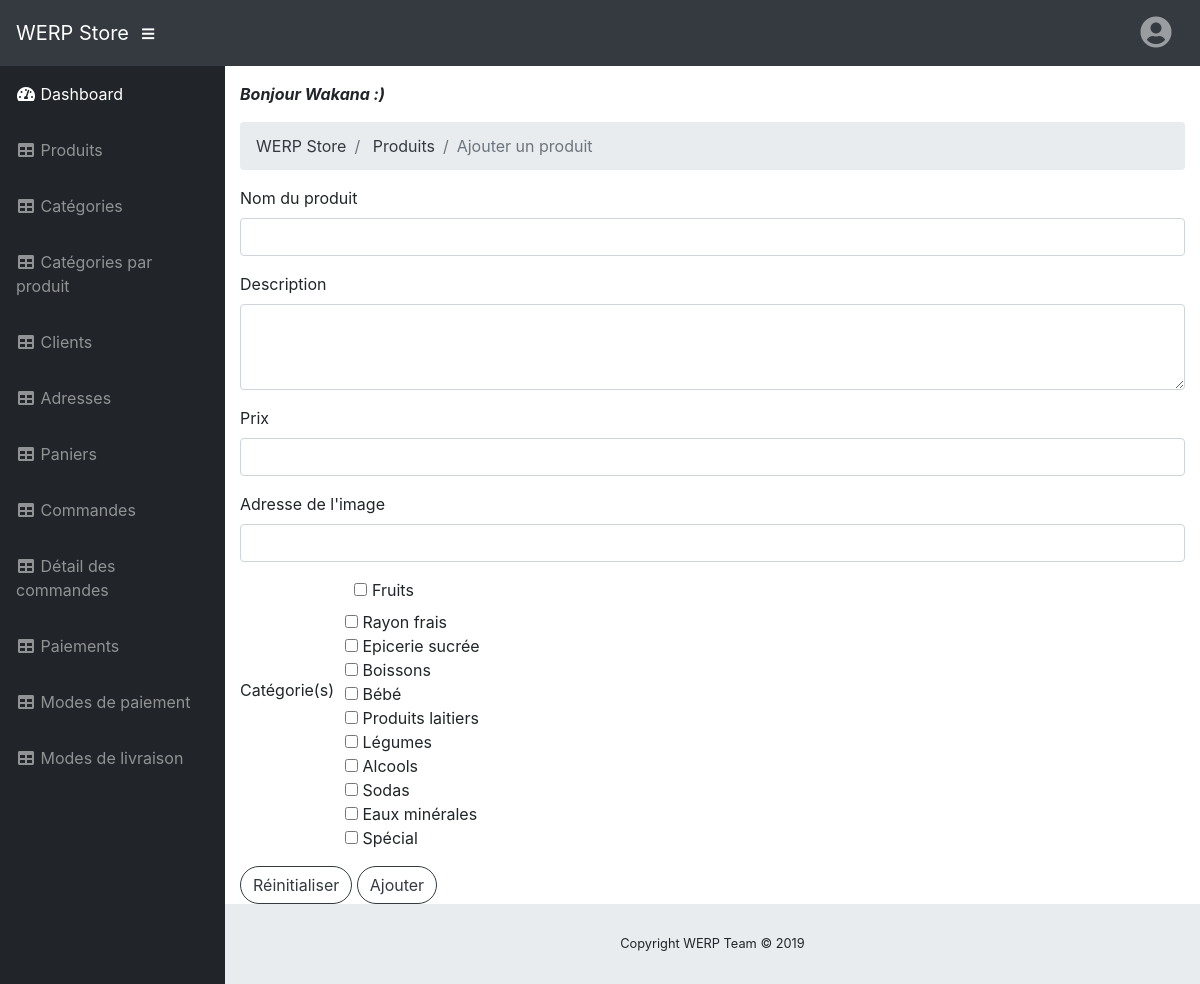
Screenshot of /back-office/webroot/index?module=dashboard&action=produits_ajouter (signed in) with the database file from the repository.
### tables this page shows
CREATE TABLE IF NOT EXISTS `st_categories` (
  `cat_id` int(11) NOT NULL AUTO_INCREMENT,
  `cat_descr` varchar(45) NOT NULL,
  `cat_img_url` varchar(255) NOT NULL,
  PRIMARY KEY (`cat_id`)
);

### back-office/app/controller/dashboard/produits_ajouter.php (called while the page is built, shortened)
<?php
  include ("../app/model/categorie/select_categories.php");
  $categories = select_categories();
  include ("../app/view/dashboard/produits_ajout.php");

### back-office/app/model/categorie/select_categories.php (called while the page is built, shortened)
<?php
  function select_categories() {
    global $pdo;
    try {
      $query = "SELECT cat_id, cat_descr
                FROM st_categories";
      $req = $pdo->prepare($query);
      $req->execute();
      $req->setFetchMode(PDO::FETCH_ASSOC);
      $data = $req->fetchAll();
      return $data;
    }
    catch (Exception $e) {
      die ("SQL Erreur : " . utf8_encode($e->getMessage()));
    }
  }

### back-office/app/view/dashboard/produits_ajout.php (the view)
    <?php include("../app/view/layout/header.inc.php"); ?>
    <li class="breadcrumb-item">
      <a class="text-dark" href="index?module=dashboard&action=produit">Produits</a>
    </li>
    <li class="breadcrumb-item active">Ajouter un produit</li>
  </ol>
  <form action="index?module=bdd&action=ajouter_produit" method="post">
    <div class="form-group">
      <label for="title">Nom du produit</label>
      <input type="text" class="form-control" id="title" name="pro_title" maxlength="255" required>
    </div>
    <div class="form-group">
      <label for="descr">Description</label>
      <textarea class="form-control" id="descr" rows="3" name="pro_descr" required></textarea>
    </div>
    <div class="form-group">
      <label for="price">Prix</label>
      <input type="text" class="form-control" id="price" name="pro_price" required>
    </div>
    <div class="form-group">
      <label for="img_url">Adresse de l'image</label>
      <input type="url" class="form-control" id="img_url" name="pro_img_url" required>
    </div>
    <div class="form-group">
      <label class="mr-3 categories">Catégorie(s)</label>
      <?php foreach ($categories as $categorie) { ?>
      <input class="categorie_checkbox" type="checkbox" name="cat_id[]" value="<?= $categorie["cat_id"] ?>"> <?= $categorie["cat_descr"] ?><br>
      <?php } ?>
    </div>
    <input type="reset" class="btn btn-outline-dark rounded-pill" value="Réinitialiser">
    <button class="confirm btn btn-outline-dark rounded-pill" type="submit">Ajouter</button>
  </form>
</div>
<?php include("../app/view/layout/footer.inc.php"); ?>

### back-office/webroot/css/modif.css (style rules this page uses)
.categories { position: relative; top: 100px; }
.categorie_checkbox ~ .categorie_checkbox { margin-left: 105px; }

### rows the page displays
st_categories: cat_descr "Fruits"
st_categories: cat_descr "Rayon frais"
st_categories: cat_descr "Epicerie sucrée"
st_categories: cat_descr "Boissons"
st_categories: cat_descr "Bébé"
st_categories: cat_descr "Produits laitiers"
st_categories: cat_descr "Légumes"
st_categories: cat_descr "Alcools"
st_categories: cat_descr "Sodas"
st_categories: cat_descr "Eaux minérales"
st_categories: cat_descr "Spécial"

### other values shown
SITE_NAME "WERP Store"
$_SESSION["user"]["cus_firstname"] "Wakana"
SITE_COPYRIGHT "Copyright WERP Team © 2019"
